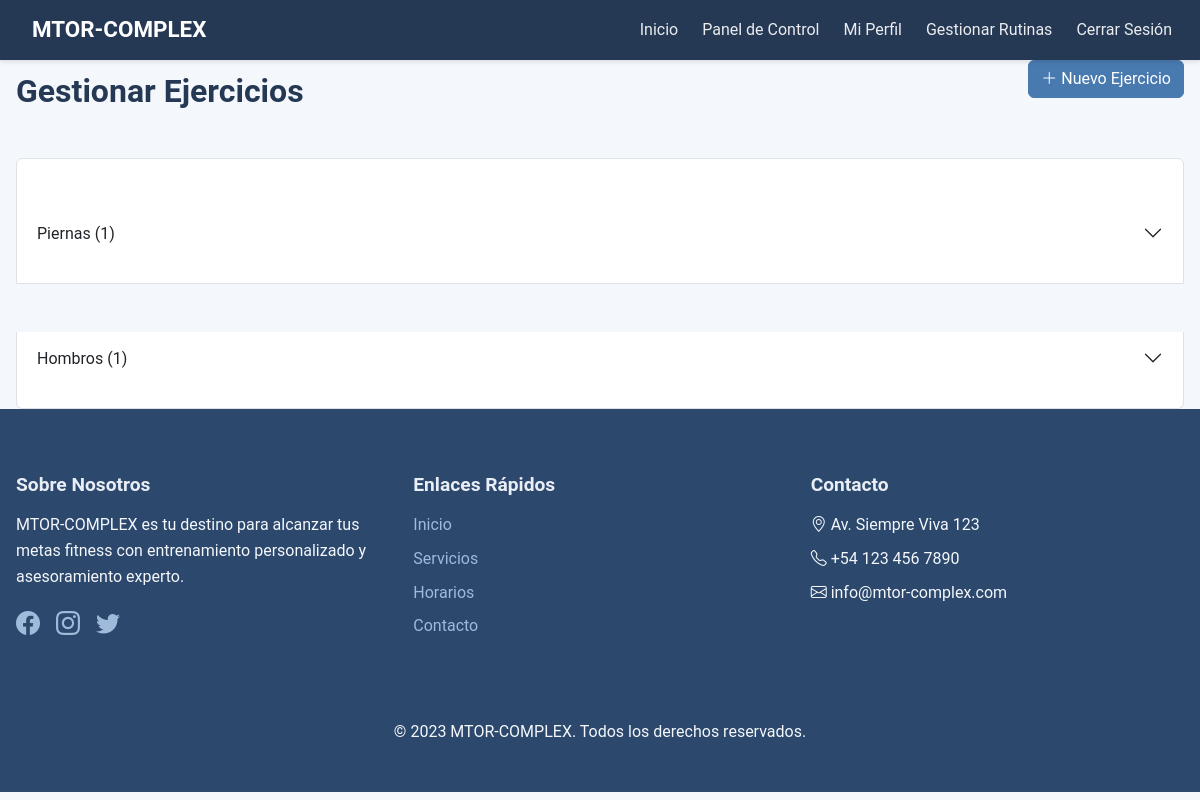
/gimnasio/ejercicios/ (signed in), run on the app's committed database.
### gimnasio/models.py (models this page shows, shortened)
class Ejercicio(models.Model):
    nombre = models.CharField(max_length=100)
    descripcion = models.TextField()
    grupo_muscular = models.CharField(max_length=50, default='General')
    imagen_url = models.URLField(blank=True, null=True)
    video_url = models.URLField(blank=True, null=True)
    creado_por = models.ForeignKey(User, on_delete=models.CASCADE, null=True, blank=True)
    fecha_creacion = models.DateTimeField(default=timezone.now)
    class Meta:
        verbose_name = "Ejercicio"
        verbose_name_plural = "Ejercicios"
        ordering = ['nombre']

### gimnasio/views.py (the view, shortened to what this page needs)
# urls.py: path('ejercicios/', views.gestionar_ejercicios, name='gestionar_ejercicios'),
@login_required
@user_passes_test(es_profesor)
def gestionar_ejercicios(request):
    ejercicios = Ejercicio.objects.filter(creado_por=request.user)
    ejercicios_por_grupo = {}
    for ejercicio in ejercicios:
        if ejercicio.grupo_muscular not in ejercicios_por_grupo:
            ejercicios_por_grupo[ejercicio.grupo_muscular] = []
        ejercicios_por_grupo[ejercicio.grupo_muscular].append(ejercicio)
    context = {
        'ejercicios_por_grupo': ejercicios_por_grupo,
        'grupos_musculares': [
            'Pecho', 'Espalda', 'Hombros', 'Bíceps', 'Tríceps',
            'Piernas', 'Abdominales', 'Cardio', 'Otro'
        ]
    }
    return render(request, 'gimnasio/gestionar_ejercicios.html', context)

### gimnasio/views.py (called while the page is built)
def es_profesor(user):
    if not user.is_authenticated:
        return False
    try:
        return user.perfil.es_profesor
    except:
        return False

### gimnasio/templates/gimnasio/gestionar_ejercicios.html (shortened to what this page needs)
{% extends 'gimnasio/base.html' %}
{% load static %}
{% block contenido %}
<div class="container mt-4">
    <div class="row mb-4">
        <div class="col-12">
            <div class="d-flex justify-content-between align-items-center">
                <h2>Gestionar Ejercicios</h2>
                <button type="button" class="btn btn-primary" data-bs-toggle="modal" data-bs-target="#nuevoEjercicioModal">
                    <i class="bi bi-plus-lg"></i> Nuevo Ejercicio
                </button>
            </div>
        </div>
    </div>
    <div class="row">
        <div class="col-12">
            <div class="accordion" id="ejerciciosAccordion">
                {% for grupo, ejercicios in ejercicios_por_grupo.items %}
                <div class="accordion-item">
                    <h2 class="accordion-header">
                        <button class="accordion-button collapsed" type="button" data-bs-toggle="collapse" data-bs-target="#grupo{{ forloop.counter }}">
                            {{ grupo }} ({{ ejercicios|length }})
                        </button>
                    </h2>
                </div>
                {% empty %}
                <div class="alert alert-info">
                    No hay ejercicios creados aún. ¡Comienza creando uno nuevo!
                </div>
                {% endfor %}
            </div>
        </div>
    </div>
</div>
{% endblock %}

### gimnasio/static/gimnasio/css/styles.css (style rules this page uses)
:root { --color-50: #f4f7fb; --color-100: #e8edf6; --color-200: #ccd9eb; --color-300: #9fbada; --color-400: #6b96c5; --color-500: #4879af; --color-600: #365f93; --color-700: #2d4d77; --color-800: #2c486c; --color-900: #263954; --color-950: #192538; --transition-smooth: all 0.3s cubic-bezier(0.4, 0, 0.2, 1); --shadow-sm: 0 2px 4px rgba(0,0,0,0.1); --shadow-md: 0 4px 6px rgba(0,0,0,0.1); --shadow-lg: 0 10px 15px rgba(0,0,0,0.1); --navbar-height: 60px; --footer-height: auto; --primary-color: #007bff; --secondary-color: #6c757d; }
html { height: 100%; }
body { min-height: 100vh; display: flex; flex-direction: column; font-family: 'Roboto', sans-serif; line-height: 1.6; color: var(--color-900); background-color: var(--color-50); }
.btn { transition: all 0.3s ease; white-space: nowrap; }
.btn-primary { background: var(--color-500); border-color: var(--color-500); }
h1, h2, h3, h4, h5, h6 { font-weight: 700; line-height: 1.2; margin-bottom: 1rem; }
h2 { font-size: 2rem; }
h2:not(.hero-section h2) { margin-top: 3rem; margin-bottom: 1.5rem; }
.container { max-width: 1200px; margin: 0 auto; padding: 0 1rem; }

### data on the page
Ejercicio: grupo_muscular "Piernas", ejercicios "1"
Ejercicio: grupo_muscular "Hombros", ejercicios "1"
